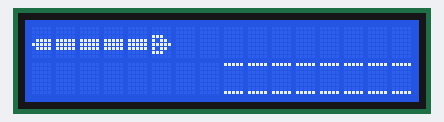
A sketch run on a simulated Arduino Uno, built with avr-gcc and run on an emulated ATmega328P. On the bench: 16×2 character LCD.

Above: at 0.23 s.
At 4.25 s:
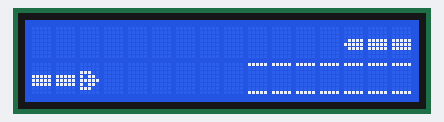
At 8.27 s:
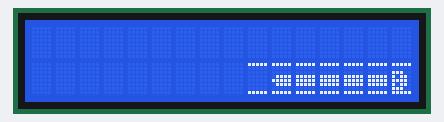
At 15.07 s:
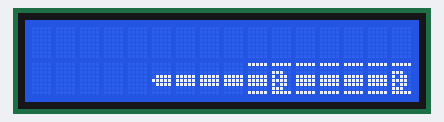
At 20.02 s:
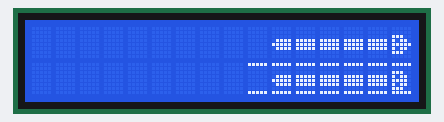
At 39.81 s:
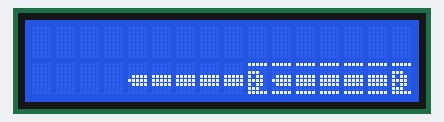

The sketch:

waz_LCD.ino
```cpp
#include <LiquidCrystal.h>
LiquidCrystal wys(13,12,11,10,9,8);
byte wazogon[8] = {
  B00000,
  B00000,
  B00000,
  B01111,
  B11111,
  B01111,
  B00000,
  B00000,
};
byte waz[8] = {
  B00000,
  B00000,
  B00000,
  B11111,
  B11111,
  B11111,
  B00000,
  B00000,
};
byte wazglowa[8] = {
  B00000,
  B00000,
  B11100,
  B10110,
  B11111,
  B10110,
  B11100,
  B00000,
};
byte wejscie[8] = {
  B11111,
  B00000,
  B00000,
  B00000,
  B00000,
  B00000,
  B00000,
  B11111,
};
byte wejscie2[8] = {
  B11111,
  B00000,
  B11100,
  B10110,
  B11110,
  B10110,
  B11100,
  B11111,
};
byte wejscie3[8] = {
  B11111,
  B00000,
  B00000,
  B11111,
  B11111,
  B11111,
  B00000,
  B11111,
};
byte wejscie4[8] = {
  B11111,
  B00000,
  B00000,
  B01111,
  B11111,
  B01111,
  B00000,
  B11111,
};
byte pelny[8] = {
  B11111,
  B11111,
  B11111,
  B11111,
  B11111,
  B11111,
  B11111,
  B11111,
};
void setup() {
  wys.clear();
  wys.createChar(0,wazogon);
  wys.createChar(1,waz);
  wys.createChar(2,wazglowa);
  wys.createChar(3,wejscie);
  wys.createChar(4,pelny);
  wys.createChar(5,wejscie2);
  wys.createChar(6,wejscie3);
  wys.createChar(7,wejscie4);
  wys.begin(16,2);
  wys.setCursor(8,1);
  wys.write(byte(3));
  for(int i=9;i<16;i++){
    wys.setCursor(i,1);
    wys.write(byte(3));
  }

}
void loop() {int dl=6,kryj=8;
for(int i=1;i<=32-dl+1;i++){

  for(int j=0;j<dl;j++){
  if(i+j<17) wys.setCursor(i+j-1,0);
  else wys.setCursor(i+j-17,1);
  if(i+j<26 && j==0) wys.write(byte(0));
  else if(i+j<26 && j>0 && j<dl-1)
  wys.write(byte(1));
  else if(i+j<26 && j==dl-1) wys.write(byte(2));
  else if(i+j>=26 && j==0){ wys.write(byte(7));
  if(i+j>=27){
  wys.setCursor(i+j-18,1); wys.write(byte(3));}}
  else if(i+j>=26 && j>0 && j<dl-1)
  wys.write(byte(6));
  else if(i+j>=26 && j==dl-1) wys.write(byte(5));
  } delay(300); czysc(dl,i);}

/*  for(int i =0;i<=10;i++){
    wys.setCursor(i,1);
    wys.print(i);}   */

}
void snake(int znak,int dl){

  for(int i=0;i<dl;i++){
    if(znak+i<=16 && znak+i>0)
      wys.setCursor(znak+i-1,0);
    else if(znak<=32)
      wys.setCursor(znak+i-17,1);
    if(i==0)
      wys.write(byte(0));
    else if(i<dl-1)
      wys.write(byte(1));
    else
      wys.write(byte(2));
  }
}
void snake2(int znak,int dl){
  for(int i=0;i<dl;i++){
    if(znak+i<=16 && znak+i>0)
      wys.setCursor(znak+i-1,0);
    else if(znak<=32)
      wys.setCursor(znak+i-17,1);
    if(i==0)
      wys.write(byte(0));
    else if(i<dl-1)
      wys.write(byte(1));
    else
      wys.write(byte(2));
  }

}
void czysc(int dlugosc,int licz){
  for(int i=0;i<16;i++){
    for(int j=0;j<2;j++){
      if(j==0 || (j==1 && i<=8 && licz<32-dlugosc+1))
        wys.setCursor(i,j);
      wys.print(" ");
    }
  }
}
```
